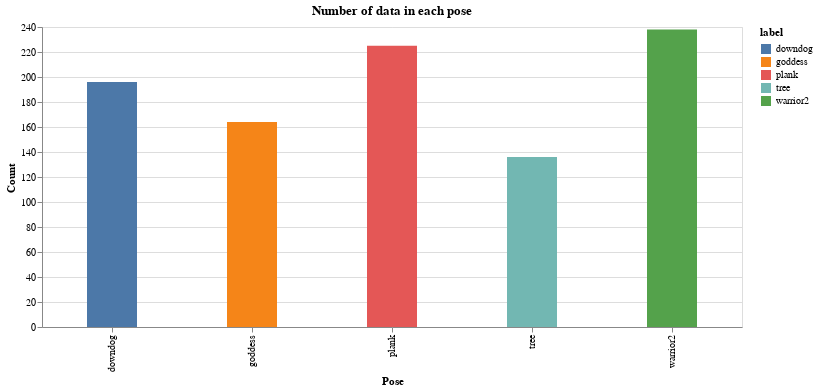

Notebook cell for this chart:
### Markdown cell above
#### Exploratory Data Analysis

### Code cell
label_df = pd.DataFrame()
label_df['label'] = list(map(lambda x: labelencoder.inverse_transform([x])[0], data['target']))

bars = alt.Chart(label_df).mark_bar(size=50).encode(
    x=alt.X('label', axis=alt.Axis(title='Pose')),
    y=alt.Y("count()", axis=alt.Axis(title='Count')),
    tooltip=[alt.Tooltip('count()', title='Count'), 'label'],
    color='label'
)

(bars).interactive().properties(
    height=300, 
    width=700,
    title = "Number of data in each pose",
)

### Figure 1 — Vega-Lite specification as saved in the notebook (floating-point values rounded to 4 significant figures; data arrays with more than 128 entries replaced by an {"elided": "..."} marker saying what was removed)
{"config": {"view": {"continuousWidth": 400, "continuousHeight": 300}}, "data": {"name": "data-45b0f0e8af1628084e89ee1ec4750d29"}, "mark": {"type": "bar", "size": 50}, "encoding": {"color": {"type": "nominal", "field": "label"}, "tooltip": [{"type": "quantitative", "aggregate": "count", "title": "Count"}, {"type": "nominal", "field": "label"}], "x": {"type": "nominal", "axis": {"title": "Pose"}, "field": "label"}, "y": {"type": "quantitative", "aggregate": "count", "axis": {"title": "Count"}}}, "height": 300, "selection": {"selector001": {"type": "interval", "bind": "scales", "encodings": ["x", "y"]}}, "title": "Number of data in each pose", "width": 700, "$schema": "https://vega.github.io/schema/vega-lite/v4.8.1.json", "datasets": {"data-45b0f0e8af1628084e89ee1ec4750d29": {"elided": "959 records"}}}
